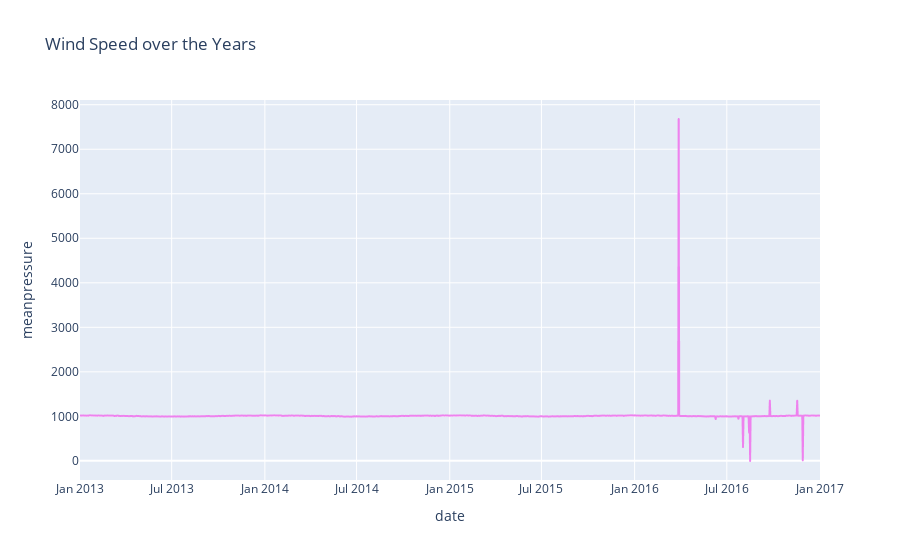

The notebook cell this image was saved under:
### Code cell
fig = px.line(
    train_df,
    x = 'date',
    y = 'meanpressure',
    title = "Wind Speed over the Years"
)
fig.update_traces(line_color='violet')
fig.show()

### Figure 1 — Plotly figure (JSON) as saved in the notebook; plotly's stock layout.template omitted (floating-point values rounded to 4 significant figures; data arrays with more than 128 entries replaced by an {"elided": "..."} marker saying what was removed)
{"data": [{"hovertemplate": "date=%{x}<br>meanpressure=%{y}<extra></extra>", "legendgroup": "", "line": {"color": "violet", "dash": "solid"}, "marker": {"symbol": "circle"}, "mode": "lines", "name": "", "showlegend": false, "type": "scattergl", "x": {"elided": "1462 str values"}, "xaxis": "x", "y": {"elided": "1462 float values"}, "yaxis": "y"}], "layout": {"legend": {"tracegroupgap": 0}, "title": {"text": "Wind Speed over the Years"}, "xaxis": {"anchor": "y", "domain": [0, 1], "title": {"text": "date"}}, "yaxis": {"anchor": "x", "domain": [0, 1], "title": {"text": "meanpressure"}}}}
